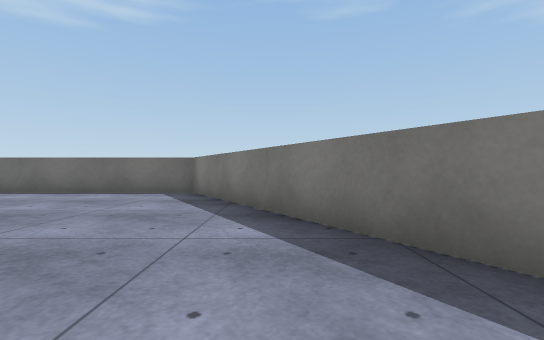
[1] (above)

16 first-person views from a walk through a 3-D level made in the Unity game engine. The camera is 0.58 m above the floor, looks level and sees 85° across. The floor is counted in squares, 1 m on a side. Each view is taken from the middle of a square. On the plan, view 1 faces up. The plan holds only what a view shows up to about 9 squares ahead; the rest is blank. The place goes on beyond the plan. The player character is not drawn. Surface patterns are stand-ins for the level's own textures.

[2]
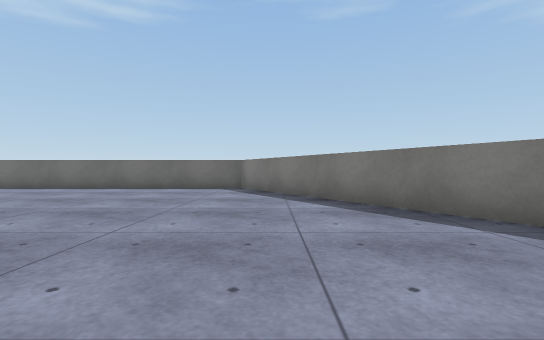

[3]
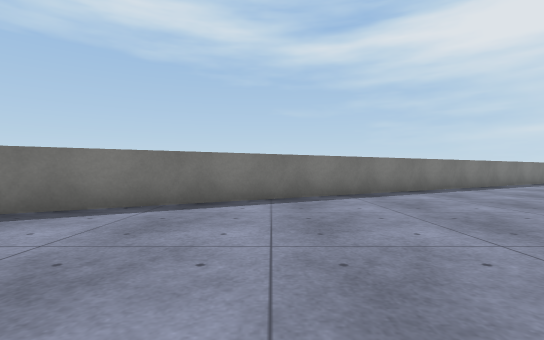

[4]
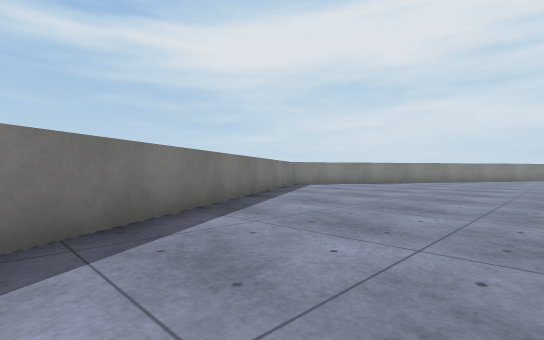

[5]
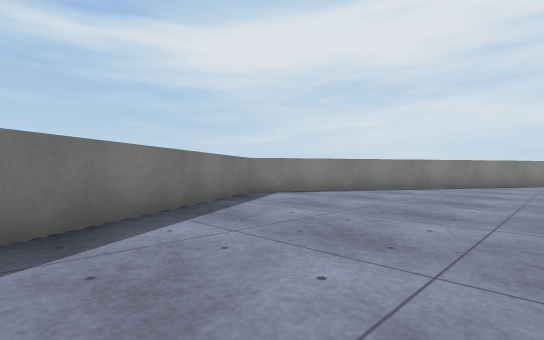

[6]
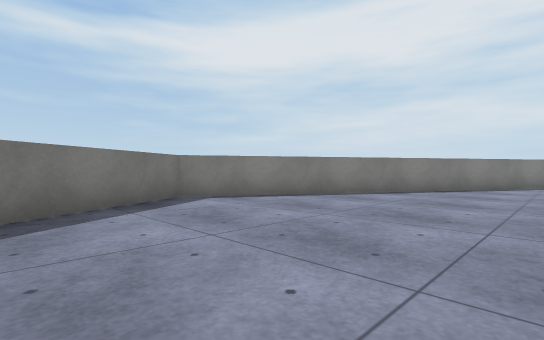

[7]
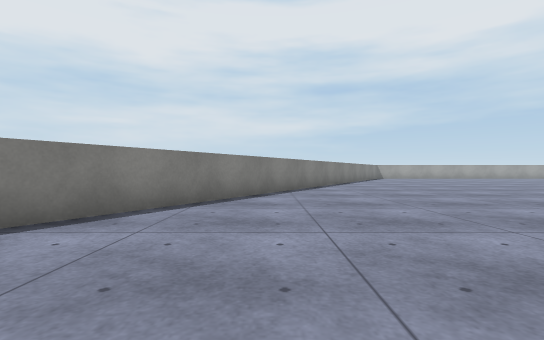

[8]
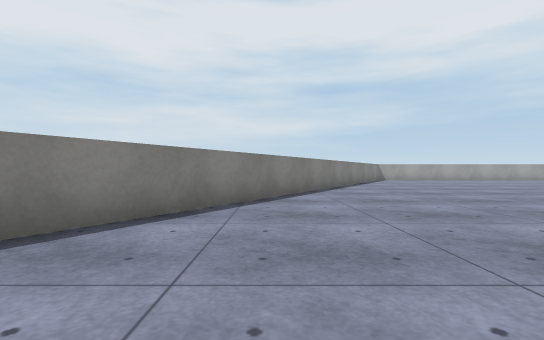

[9]
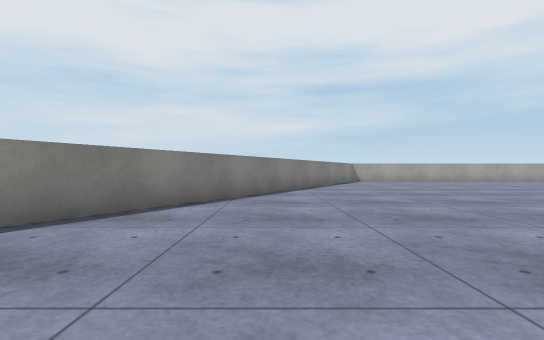

[10]
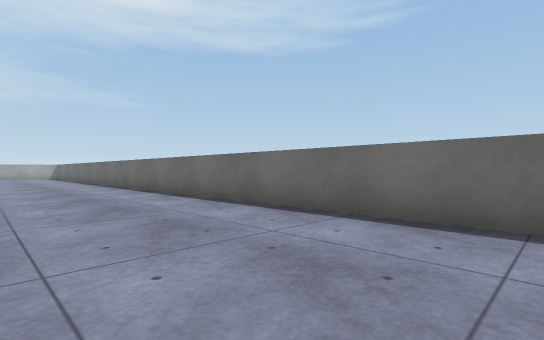

[11]
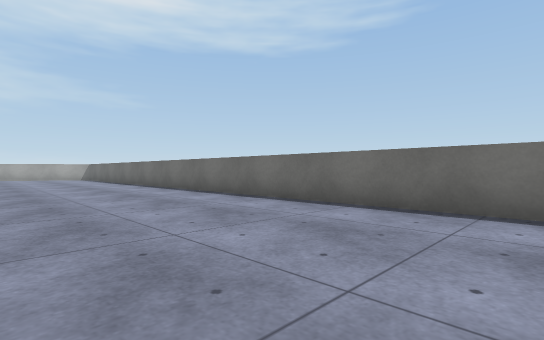

[12]
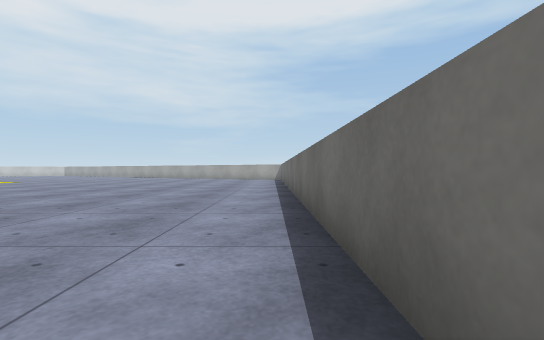

[13]
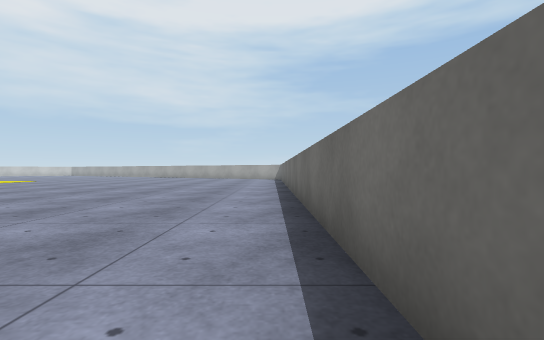

[14]
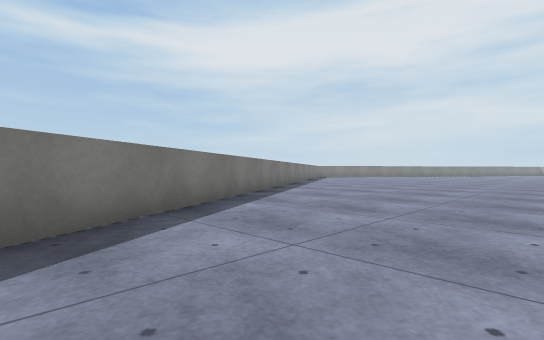

[15]
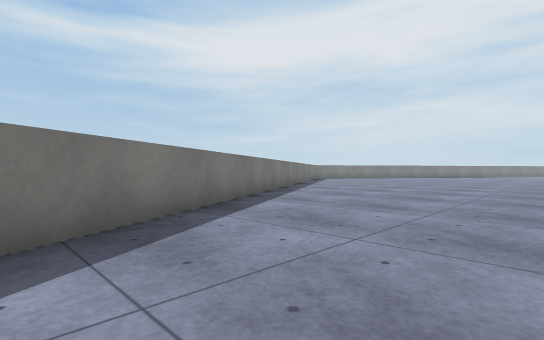

[16]
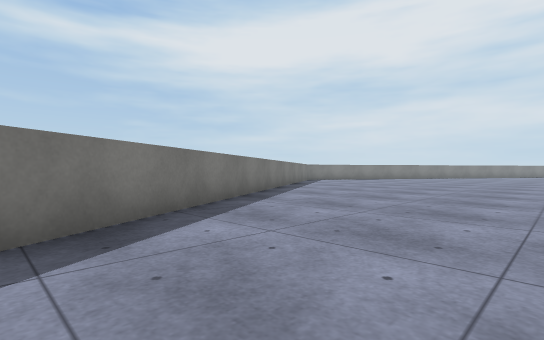

### Floor plan
Points are (right, up) in squares from view 1. A wall is a line through its corners. A room is listed if a view was taken in it or the views show most of it. See-through windows are left out.
Room 1 (views 1, 2, 3, 4, 5, 6, 7, 8, 9, 10, 11, 12, 13, 14, 15, 16)
walls: (1.6, -27.5) (9.9, -13.1) (-2, 7.5) (-16.5, 7.5)

Positions as (right, up) in squares from view 1, and headings:
1: (0, 0), facing up
2: (-1, -2), facing up
3: (-3, -1), facing right
4: (2, -4), facing down-right
5: (4, -8), facing down-right
6: (4, -10), facing down-right
7: (5, -14), facing down
8: (4, -17), facing down
9: (2, -19), facing down
10: (-4, 4), facing up-left
11: (-7, 3), facing up-left
12: (-9, 7), facing left
13: (-8, 7), facing left
14: (-4, 6), facing down-right
15: (-2, 3), facing down-right
16: (-1, 1), facing down-right
